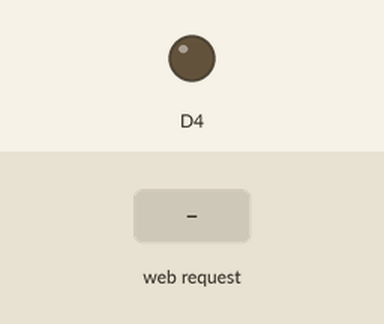
The sketch below on a simulated ESP8266 (NodeMCU). On the bench: output pins drawn as LEDs (lit = HIGH). The inputs (shaded band) are chosen by the test bench. WiFi joins after 1.5 s; servers stay silent unless stated; what the sketch prints to the serial monitor is not drawn.

Above: at 2.7 s.
2.8 s: HTTP request GET /batden received
At 3.5 s:
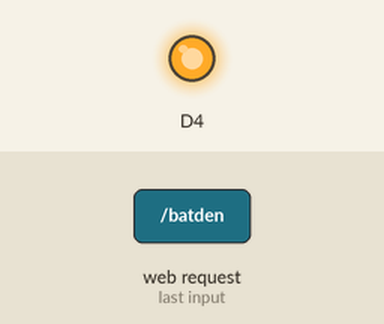
4.3 s: HTTP request GET /tatden received
At 4.7 s:
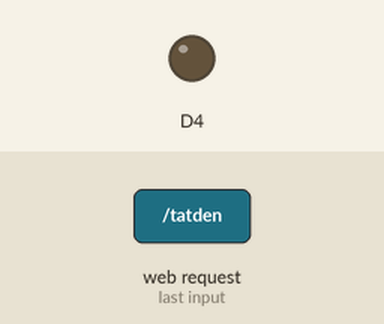
Timing chart, 0 to 7.3 s (numbered marks = the images above; inputs shaded):
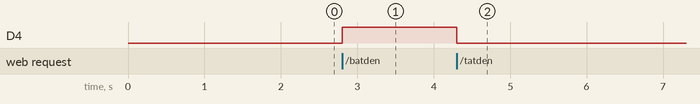

Measured:
- after the input at 2.8 s, D4: LOW → HIGH at once
- after the input at 4.3 s, D4: HIGH → LOW at once

The sketch:

sketch_nov13a.ino
```cpp
#include<ESP8266WiFi.h>
  #include<ESP8266WebServer.h>
  #include<string.h>

  const char* ssid = "HCMUS-I92";
  const char* password = "phonghoc@i92";

  ESP8266WebServer server(80);

  void setup() {
    // put your setup code here, to run once:
    pinMode( D4 , OUTPUT);
    Serial.begin(115200);

    // connect to wifi
    Serial.println();
    Serial.println();
    Serial.print("Connect to ...");
    Serial.println(ssid);

    WiFi.begin(ssid,password);

    while(WiFi.status() != WL_CONNECTED){
      delay(500);
      Serial.print(".");
    }
     Serial.println();
     Serial.println("WiFi connected");
     Serial.println("IP address: ");
     Serial.println(WiFi.localIP());

    //
    server.on("/", handleRoot);
    server.on("/temperature", showTemperature);
    server.on("/batden", batDen);
     server.on("/tatden", tatDen);
    server.begin();
    Serial.println("Web Server started");
  }

  void loop() {
    server.handleClient();
  }

  void handleRoot(){
    String batDen = "<a href='http://10.124.5.239/batden'>Turn on</a><br>" ;
    String tatDen = "<a href='http://10.124.5.239/tatden'>Turn off</a>" ;
    String s = batDen + tatDen;
    server.send(200, "text/html", s);
  }

  void showTemperature(){
    server.send(200, "text/html", "<h1>HIEN THI NHIET DO: 38 <h1>");
  }

  void batDen() {
    server.send(200, "text/html", "Turn on LED<h1>");
    digitalWrite(D4, HIGH);
    delay(1000);
  }

   void tatDen() {
    server.send(200, "text/html", "Turn off LED<h1>");
    digitalWrite(D4, LOW);
    delay(1000);
  }
```
